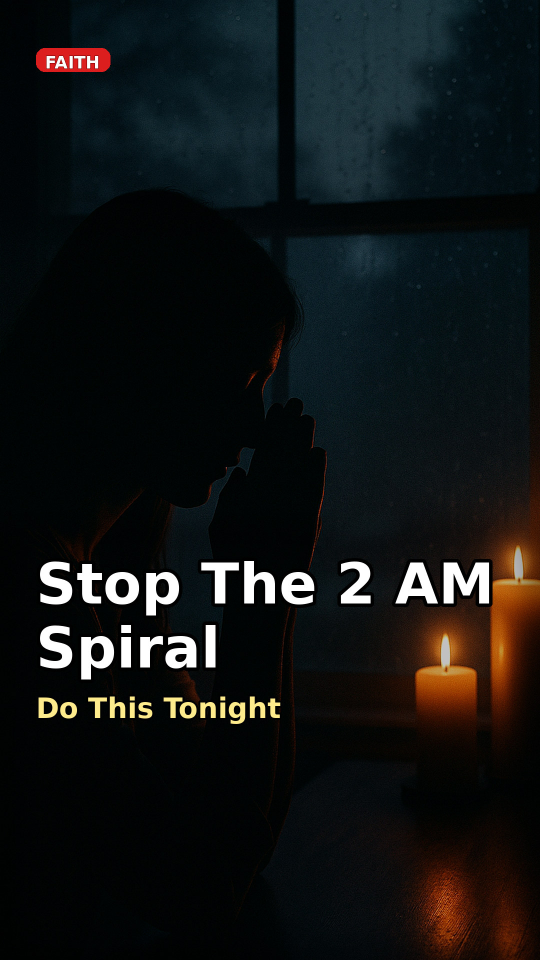
#> input picture content/thumbnails/20260405_193421_3-scriptures-to-stop-a-2-am-anxiety-spiral_short_1_vertical.jpg, 1080 x 1920 px (shown at 1/2 size)
$ python -i thumbnail_generator.py   (imports and definitions only)
#> lines starting #> are read from the running program, lines starting #| are printed output that depends on the picture
#> further down, picture is the input picture: PIL image 1080x1920 RGB; mean R, G, B 17.9, 20.2, 20.3
from __future__ import annotations

import os
from dataclasses import dataclass
from pathlib import Path
from typing import Optional, Tuple

from PIL import Image, ImageDraw, ImageEnhance, ImageFilter, ImageFont, ImageOps

from src.channel_profile import DEFAULT_CHANNEL_PROFILE
from src.ctr_rules import build_thumbnail_subtitle, build_thumbnail_title
from src.thumbnail_style import DEFAULT_THUMBNAIL_STYLE


THUMBNAIL_DIR = Path("content/thumbnails")


@dataclass
class ThumbnailPreset:
    width: int
    height: int
    max_title_lines: int
    max_subtitle_lines: int
    safe_margin_x: int
    safe_margin_y: int
    title_font_size: int
    subtitle_font_size: int
    badge_font_size: int


YOUTUBE_PRESET = ThumbnailPreset(
    width=1280,
    height=720,
    max_title_lines=3,
    max_subtitle_lines=2,
    safe_margin_x=72,
    safe_margin_y=52,
    title_font_size=102,
    subtitle_font_size=44,
    badge_font_size=30,
)

VERTICAL_PRESET = ThumbnailPreset(
    width=1080,
    height=1920,
    max_title_lines=4,
    max_subtitle_lines=2,
    safe_margin_x=72,
    safe_margin_y=96,
    title_font_size=112,
    subtitle_font_size=56,
    badge_font_size=34,
)


def ensure_thumbnail_dir() -> None:
    THUMBNAIL_DIR.mkdir(parents=True, exist_ok=True)


# [14 lines left out: function find_font, not called in this run]


def load_font(size: int, font_path: Optional[str] = None) -> ImageFont.FreeTypeFont:
    return ImageFont.truetype(find_font(font_path), size=size)


def open_image(path: Path) -> Image.Image:
    return Image.open(path).convert("RGB")


# [22 lines left out: function resize_crop_and_zoom, not called in this run]


def enhance_background(img: Image.Image) -> Image.Image:
    style = DEFAULT_THUMBNAIL_STYLE
    img = ImageEnhance.Contrast(img).enhance(style.contrast)
    img = ImageEnhance.Color(img).enhance(style.color)
    img = ImageEnhance.Sharpness(img).enhance(style.sharpness)
    img = ImageEnhance.Brightness(img).enhance(style.brightness)
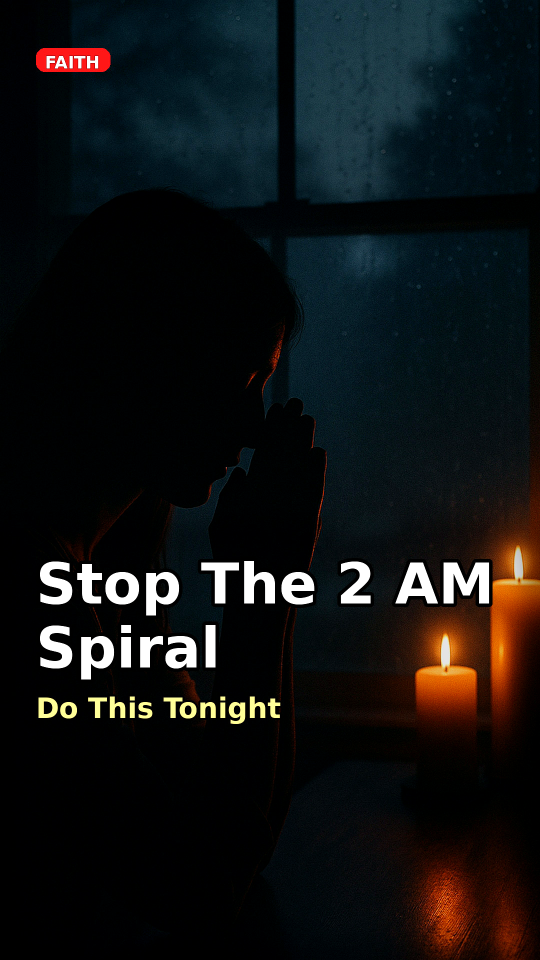
#> img: PIL image 1080x1920 RGB (shown at 1/2 size); mean R, G, B 17.3, 19, 19.5
    return img


# [300 lines left out: functions add_vignette_and_panels, wrap_text_by_width, fit_multiline_text, save_optimized_jpeg, draw_badge, create_thumbnail and 1 more, not called in this run]

>>> from PIL import Image
>>> picture = Image.open('../content/thumbnails/20260405_193421_3-scriptures-to-stop-a-2-am-anxiety-spiral_short_1_vertical.jpg')
>>> result = enhance_background(picture)

$ run again, on content/thumbnails/20260405_193421_3-scriptures-to-stop-a-2-am-anxiety-spiral_short_3_vertical.jpg
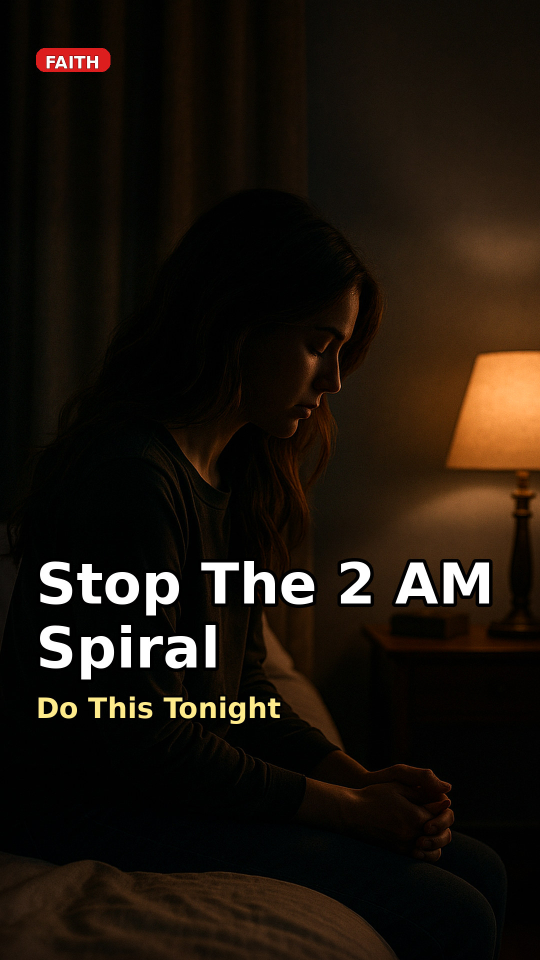
#> input picture content/thumbnails/20260405_193421_3-scriptures-to-stop-a-2-am-anxiety-spiral_short_3_vertical.jpg, 1080 x 1920 px (shown at 1/2 size)
#> picture is the input picture: PIL image 1080x1920 RGB; mean R, G, B 29, 20.8, 12.7
#> in enhance_background, `img = ImageEnhance.Brightness(img).enhance(style.brightness)`:
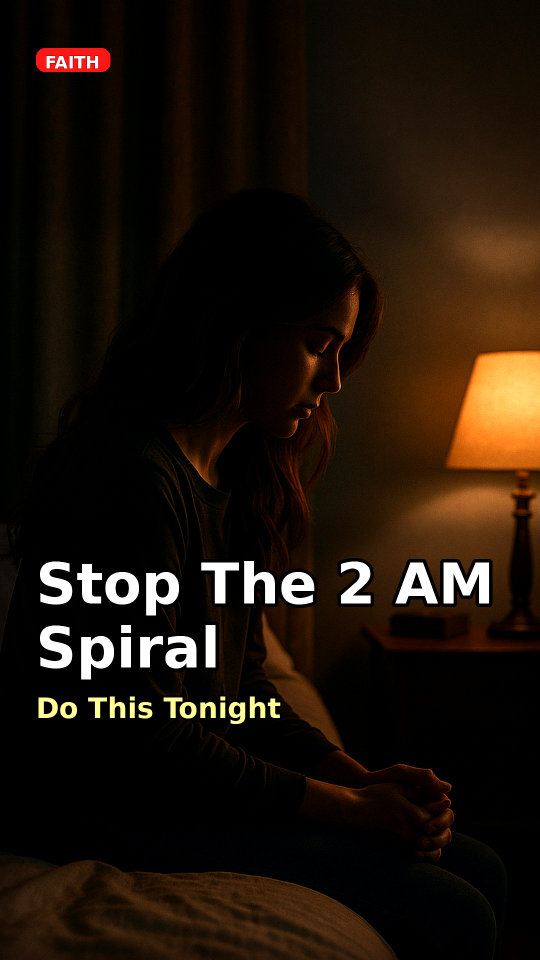
#> img: PIL image 1080x1920 RGB (shown at 1/2 size); mean R, G, B 30.3, 19.6, 10.1

$ run again, on content/thumbnails/20260405_193421_3-scriptures-to-stop-a-2-am-anxiety-spiral_short_1_youtube.jpg
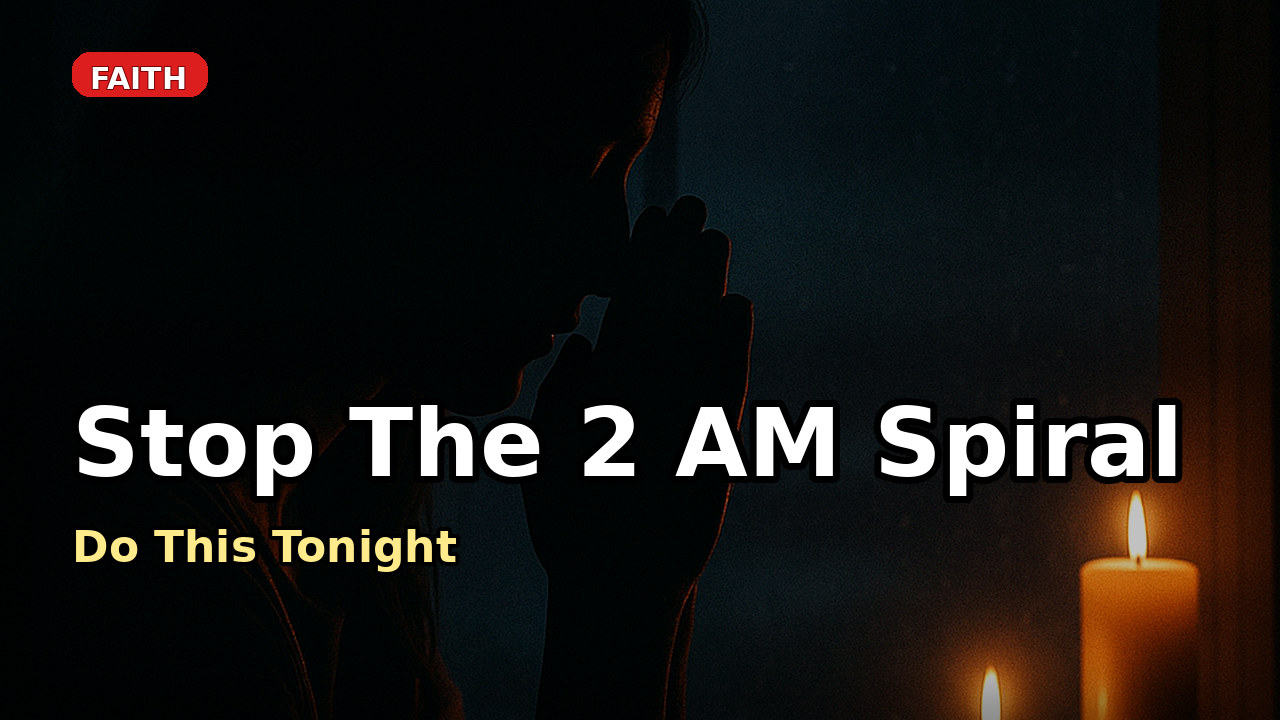
#> input picture content/thumbnails/20260405_193421_3-scriptures-to-stop-a-2-am-anxiety-spiral_short_1_youtube.jpg, 1280 x 720 px
#> picture is the input picture: PIL image 1280x720 RGB; mean R, G, B 23, 21, 19.3
#> in enhance_background, `img = ImageEnhance.Color(img).enhance(style.color)`:
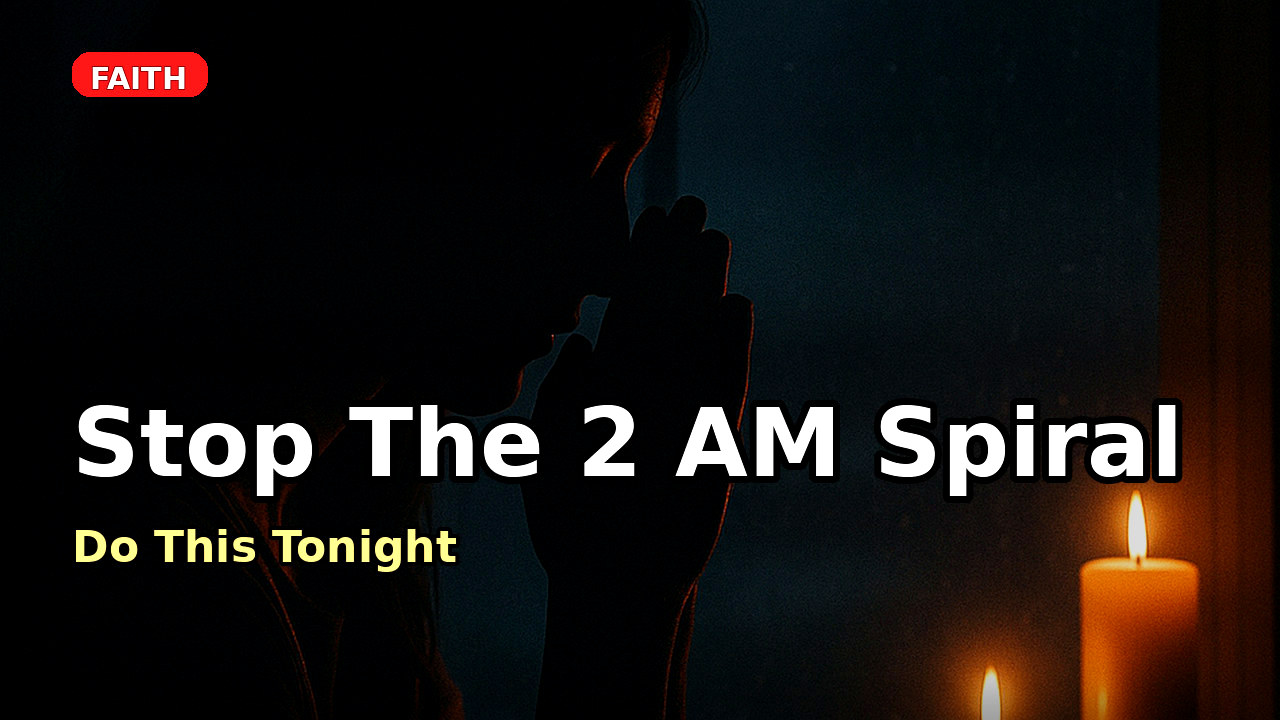
#> img: PIL image 1280x720 RGB; mean R, G, B 23, 19.4, 17.3
